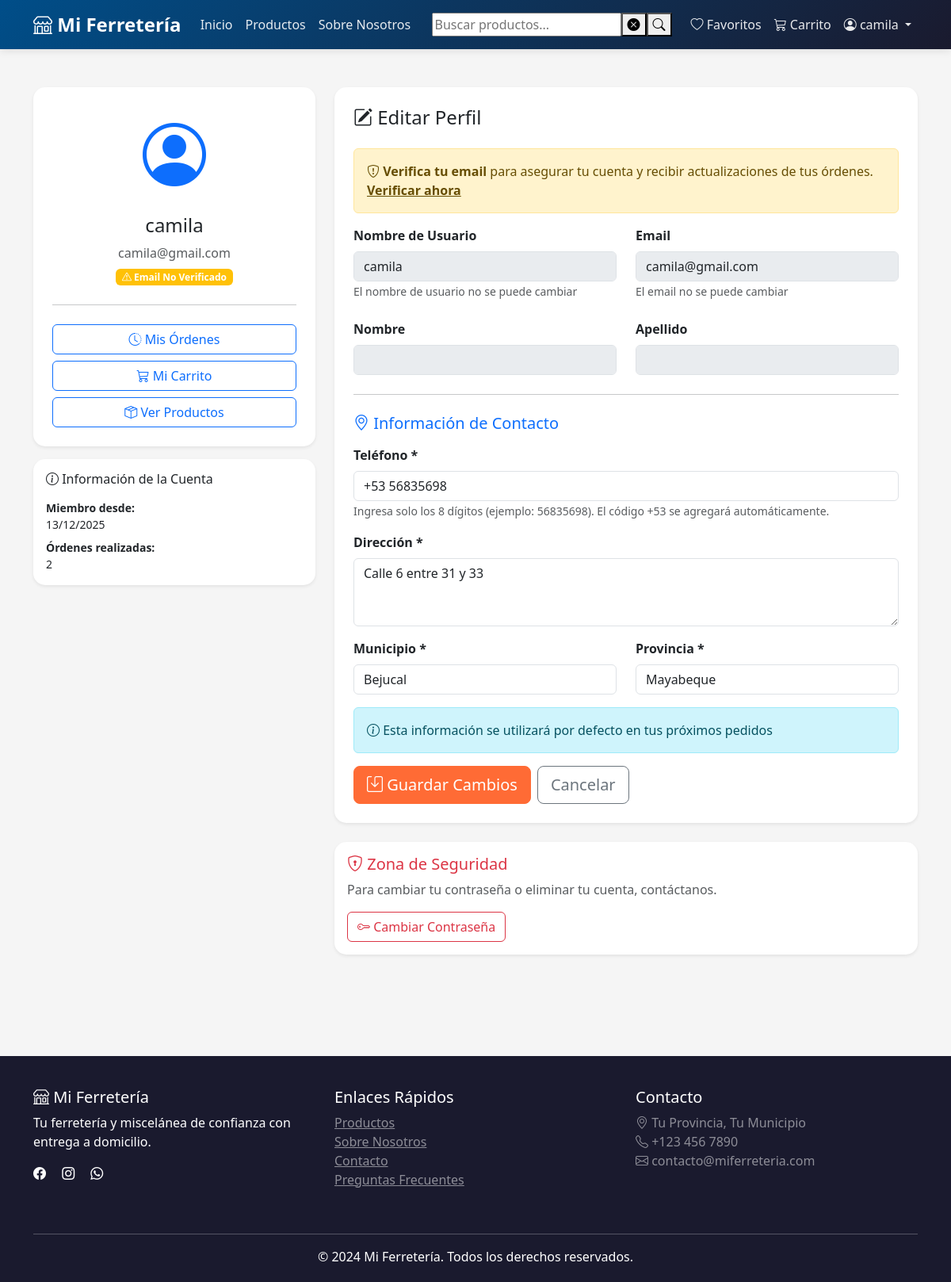
Screenshot of /perfil/ (signed in) with the database file from the repository.
### shop/models.py (models this page shows, shortened)
class UserProfile(models.Model):
    user = models.OneToOneField(
        User,
        on_delete=models.CASCADE,
        related_name='profile',
        db_index=True  # ÍNDICE: Relación uno-a-uno
    )
    phone = models.CharField(
        validators=[validate_phone_or_empty],
        max_length=17,
        blank=True,
        default='',
        verbose_name="Teléfono"
    )
    address = models.TextField(blank=True, verbose_name="Dirección")
    city = models.CharField(max_length=100, blank=True, verbose_name="Municipio")
    province = models.CharField(max_length=100, blank=True, verbose_name="Provincia")
    email_verified = models.BooleanField(
        default=False,
        verbose_name="Email verificado",
        db_index=True  # ÍNDICE: Para filtrar usuarios verificados
    )
    verification_token = models.CharField(max_length=100, blank=True, null=True, db_index=True)  # ÍNDICE: Búsqueda por token
    verification_token_created = models.DateTimeField(null=True, blank=True)
    created_at = models.DateTimeField(auto_now_add=True)
    class Meta:
        verbose_name = "Perfil de Usuario"
        verbose_name_plural = "Perfiles de Usuarios"

### shop/views/profile.py (the view)
# urls.py: path('perfil/', views.profile, name='profile'),
@login_required
def profile(request):
    profile = request.user.profile
    if request.method == 'POST':
        form = UserProfileForm(request.POST, instance=profile)
        if form.is_valid():
            form.save()
            messages.success(request, 'Perfil actualizado exitosamente.')
            return redirect('shop:profile')
    else:
        form = UserProfileForm(instance=profile)
    context = {
        'form': form,
        'profile': profile,
    }
    return render(request, 'shop/profile.html', context)

### shop/templates/shop/profile.html (shortened to what this page needs)
{% extends 'shop/base.html' %}
{% block content %}
<div class="container py-5">
    <div class="row">
        <div class="col-lg-4 mb-4">
            <div class="card shadow-sm">
                <div class="card-body text-center p-4">
                    <i class="bi bi-person-circle text-primary" style="font-size: 5rem;"></i>
                    <h4 class="mt-3">{{ user.get_full_name|default:user.username }}</h4>
                    <p class="text-muted mb-0">{{ user.email }}</p>
                    {% if profile.email_verified %}
                        <span class="badge bg-success mt-2">
                            <i class="bi bi-check-circle"></i> Email Verificado
                        </span>
                    {% else %}
                        <span class="badge bg-warning mt-2">
                            <i class="bi bi-exclamation-triangle"></i> Email No Verificado
                        </span>
                    {% endif %}
                    <hr class="my-4">
                    <div class="d-grid gap-2">
                        <a href="{% url 'shop:order_history' %}" class="btn btn-outline-primary">
                            <i class="bi bi-clock-history"></i> Mis Órdenes
                        </a>
                        <a href="{% url 'shop:cart' %}" class="btn btn-outline-primary">
                            <i class="bi bi-cart3"></i> Mi Carrito
                        </a>
                        <a href="{% url 'shop:product_list' %}" class="btn btn-outline-primary">
                            <i class="bi bi-box-seam"></i> Ver Productos
                        </a>
                    </div>
                </div>
            </div>
            <div class="card shadow-sm mt-3">
                <div class="card-body">
                    <h6 class="card-title mb-3">
                        <i class="bi bi-info-circle"></i> Información de la Cuenta
                    </h6>
                    <p class="small mb-2">
                        <strong>Miembro desde:</strong><br>
                        {{ user.date_joined|date:"d/m/Y" }}
                    </p>
                    <p class="small mb-0">
                        <strong>Órdenes realizadas:</strong><br>
                        {{ user.orders.count }}
                    </p>
                </div>
            </div>
        </div>
        <div class="col-lg-8">
            <div class="card shadow-sm">
                <div class="card-body p-4">
                    <h4 class="mb-4">
                        <i class="bi bi-pencil-square"></i> Editar Perfil
                    </h4>
                    {% if not profile.email_verified %}
                    <div class="alert alert-warning">
                        <i class="bi bi-shield-exclamation"></i>
                        <strong>Verifica tu email</strong> para asegurar tu cuenta y recibir actualizaciones de tus órdenes.
                        <a href="{% url 'shop:resend_verification' %}" class="alert-link">Verificar ahora</a>
                    </div>
                    {% endif %}
                    <form method="post" id="profileForm">
                        <div class="row mb-4">
                            <div class="col-md-6">
                                <label class="form-label fw-bold">Nombre de Usuario</label>
                                <input type="text" class="form-control" value="{{ user.username }}" disabled>
                                <small class="text-muted">El nombre de usuario no se puede cambiar</small>
                            </div>
                            <div class="col-md-6">
                                <label class="form-label fw-bold">Email</label>
                                <input type="email" class="form-control" value="{{ user.email }}" disabled>
                                <small class="text-muted">El email no se puede cambiar</small>
                            </div>
                        </div>
                        <div class="row mb-4">
                            <div class="col-md-6">
                                <label class="form-label fw-bold">Nombre</label>
                                <input type="text" class="form-control" value="{{ user.first_name }}" disabled>
                            </div>
                            <div class="col-md-6">
                                <label class="form-label fw-bold">Apellido</label>
                                <input type="text" class="form-control" value="{{ user.last_name }}" disabled>
                            </div>
                        </div>
                        <hr class="my-4">
                        <h5 class="mb-3 text-primary">
                            <i class="bi bi-geo-alt"></i> Información de Contacto
                        </h5>
                        <div class="mb-3">
                            <label for="{{ form.phone.id_for_label }}" class="form-label fw-bold">
                                Teléfono *
                            </label>
                            {{ form.phone }}
                            <small class="form-text text-muted">
                                Ingresa solo los 8 dígitos (ejemplo: 56835698). El código +53 se agregará automáticamente.
                            </small>
                        </div>
                        <div class="mb-3">
                            <label for="{{ form.address.id_for_label }}" class="form-label fw-bold">
                                Dirección *
                            </label>
                            {{ form.address }}
                        </div>
                        <div class="row">
                            <div class="col-md-6 mb-3">
                                <label for="{{ form.city.id_for_label }}" class="form-label fw-bold">
                                    Municipio *
                                </label>
                                {{ form.city }}
                            </div>
                            <div class="col-md-6 mb-3">
                                <label for="{{ form.province.id_for_label }}" class="form-label fw-bold">
                                    Provincia *
                                </label>
                                {{ form.province }}
                            </div>
                        </div>
                        <div class="alert alert-info">
                            <i class="bi bi-info-circle"></i>
                            Esta información se utilizará por defecto en tus próximos pedidos
                        </div>
                        <div class="d-flex gap-2">
                            <button type="submit" class="btn btn-primary btn-lg">
                                <i class="bi bi-save"></i> Guardar Cambios
                            </button>
                            <a href="{% url 'shop:home' %}" class="btn btn-outline-secondary btn-lg">
                                Cancelar
                            </a>
                        </div>
                    </form>
                </div>
            </div>
            <div class="card shadow-sm mt-4">
                <div class="card-body">
                    <h5 class="card-title text-danger">
                        <i class="bi bi-shield-lock"></i> Zona de Seguridad
                    </h5>
                    <p class="text-muted">
                        Para cambiar tu contraseña o eliminar tu cuenta, contáctanos.
                    </p>
                    <a href="{% url 'shop:change_password' %}" class="btn btn-outline-danger">
                        <i class="bi bi-key"></i> Cambiar Contraseña
                    </a>
                </div>
            </div>
        </div>
    </div>
</div>
{% endblock %}

### shop/templates/shop/base.html (shortened to what this page needs)
{% load static %}
<!DOCTYPE html>
<html lang="es">
<head>
    <link href="https://cdn.jsdelivr.net/npm/bootstrap@5.3.0/dist/css/bootstrap.min.css" rel="stylesheet">
    <link rel="stylesheet" href="https://cdn.jsdelivr.net/npm/bootstrap-icons@1.10.0/font/bootstrap-icons.css">
    <link rel="stylesheet" href="{% static 'css/toast.css' %}">
</head>
<body>
    <nav class="navbar navbar-expand-lg navbar-dark sticky-top">
        <div class="container">
            <a class="navbar-brand" href="{% url 'shop:home' %}">
                <i class="bi bi-shop"></i> Mi Ferretería
            </a>
            <div class="collapse navbar-collapse" id="navbarNav">
                <ul class="navbar-nav me-auto">
                    <li class="nav-item">
                        <a class="nav-link" href="{% url 'shop:home' %}">Inicio</a>
                    </li>
                    <li class="nav-item">
                        <a class="nav-link" href="{% url 'shop:product_list' %}">Productos</a>
                    </li>
                    <li class="nav-item">
                        <a class="nav-link" href="{% url 'shop:about_us' %}">Sobre Nosotros</a>
                    </li>
                </ul>
                <div class="search-container d-flex me-3">
                    <input class="search-input"
                        type="search"
                        id="searchInput"
                        name="q"
                        placeholder="Buscar productos..."
                        aria-label="Search"
                        autocomplete="off">
                <button type="button"
                    class="clear-search-btn"
                    aria-label="Limpiar búsqueda">
                    <i class="bi bi-x-circle-fill"></i>
                </button>
                <button class="search-btn"
                    type="button"
                    id="searchBtn"
                    aria-label="Buscar">
                    <i class="bi bi-search"></i>
                </button>
                </div>
                <ul class="navbar-nav">
                    {% if user.is_authenticated %}
                        <li class="nav-item">
                            <li class="nav-item">
                                <a class="nav-link" href="{% url 'shop:wishlist' %}">
                                    <i class="bi bi-heart"></i> Favoritos
                                </a>
                            </li>
                            <a class="nav-link position-relative" href="{% url 'shop:cart' %}">
                                <i class="bi bi-cart3"></i> Carrito
                            </a>
                        </li>
                        <li class="nav-item dropdown">
                            <a class="nav-link dropdown-toggle" href="#" id="navbarDropdown" role="button" data-bs-toggle="dropdown">
                                <i class="bi bi-person-circle"></i> {{ user.first_name|default:user.username }}
                            </a>
                        </li>
                    {% endif %}
                </ul>
            </div>
        </div>
    </nav>
    <main>
        {% block content %}{% endblock %}
    </main>
    <footer class="footer">
        <div class="container">
            <div class="row">
                <div class="col-md-4 mb-4">
                    <h5><i class="bi bi-shop"></i> Mi Ferretería</h5>
                    <p>Tu ferretería y miscelánea de confianza con entrega a domicilio.</p>
                    <div class="social-links">
                        <a href="#" class="text-white me-3"><i class="bi bi-facebook"></i></a>
                        <a href="#" class="text-white me-3"><i class="bi bi-instagram"></i></a>
                        <a href="#" class="text-white me-3"><i class="bi bi-whatsapp"></i></a>
                    </div>
                </div>
                <div class="col-md-4 mb-4">
                    <h5>Enlaces Rápidos</h5>
                    <ul class="list-unstyled">
                        <li><a href="{% url 'shop:product_list' %}" class="text-white-50">Productos</a></li>
                        <li><a href="{% url 'shop:about_us' %}" class="text-white-50">Sobre Nosotros</a></li>
                        <li><a href="{% url 'shop:contact' %}" class="text-white-50">Contacto</a></li>
                        <li><a href="{% url 'shop:faq' %}" class="text-white-50">Preguntas Frecuentes</a></li>
                    </ul>
                </div>
                <div class="col-md-4 mb-4">
                    <h5>Contacto</h5>
                    <p class="text-white-50">
                        <i class="bi bi-geo-alt"></i> Tu Provincia, Tu Municipio<br>
                        <i class="bi bi-telephone"></i> +123 456 7890<br>
                        <i class="bi bi-envelope"></i> contacto@miferreteria.com
                    </p>
                </div>
            </div>
            <hr class="bg-white">
            <div class="text-center">
                <p class="mb-0">&copy; 2024 Mi Ferretería. Todos los derechos reservados.</p>
            </div>
        </div>
    </footer>
</body>
</html>

### rows the page displays
UserProfile: phone "+53 56835698", address "Calle 6 entre 31 y 33", city "Bejucal", province "Mayabeque"

### other values shown
{{ user.first_name|default:user.username }} "camila"
{{ user.get_full_name|default:user.username }} "camila"
{{ user.email }} "camila@gmail.com"
{{ user.date_joined|date:"d/m/Y" }} "13/12/2025"
{{ user.orders.count }} "2"
